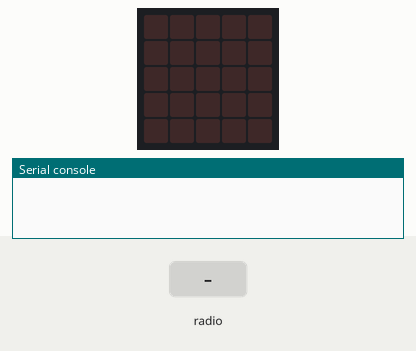
Recording of a program running on a simulated BBC micro:bit running MicroPython. Shown: the board's 5×5 LED display, the last lines printed to the serial console. Inputs (shaded band) come from the test bench. Random numbers come from a fixed seed; no radio messages arrive unless stated (any console line starting 'radio sent:' is added by the test bench); the 48×5 strip is a reading aid, not a part: it shows the text the display is scrolling, unrolled, one strip-width of it at a time.

Above: at 1.2 s.
1.3 s: radio message "1" arrives
At 1.8 s:
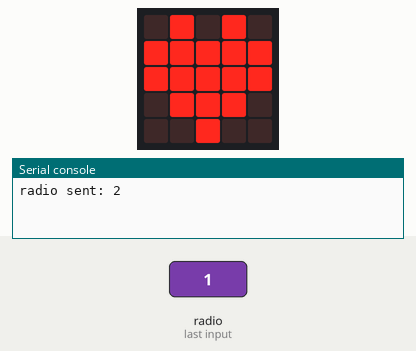
2.8 s: radio message "2" arrives
At 2.85 s:
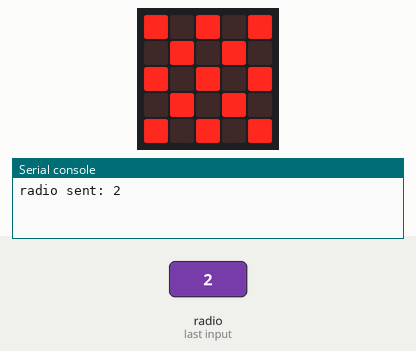
At 12.8 s:
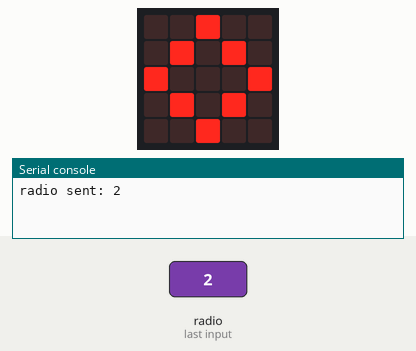

Measured:
- after the input at 1.3 s, the display: changes at once (image 1)
- after the input at 2.8 s, the display: changes at once (image 2)

The program:

microbit-3.py
```python
from microbit import *
import radio
import random
import utime
radio.on()
radioChannel=1
radio.config(group=radioChannel)
a=True
while a:
    transmit=radio.receive()
    if transmit=='1':
        a=False
        display.show(Image.HEART)

b=random.randint(0,9)
radio.send(str(b))

radio.config(group=10)
a=True
while a:
    transmitTwo=radio.receive()
    if transmitTwo=='1'or transmitTwo=='2' or transmitTwo=='3':
        a=False
        n=1


zero=Image("90909:"
    "09090:"
    "90909:"
    "09090:"
    "90909")

one=Image("00000:"
    "09090:"
    "09990:"
    "00900:"
    "00000")

two=Image("00900:"
    "09090:"
    "90009:"
    "09090:"
    "00900")

three=Image("00000:"
    "09990:"
    "09090:"
    "09990:"
    "0000")

four=Image("00000:"
    "99999:"
    "00000:"
    "99999:"
    "00000")

five=Image("09009:"
    "90090:"
    "00900:"
    "09009:"
    "90090")

six=Image("09090:"
    "09090:"
    "09090:"
    "09090:"
    "09090")

seven=Image("09090:"
    "09090:"
    "90009:"
    "09990:"
    "00000")

eight=Image("99909:"
    "90009:"
    "90909:"
    "90909:"
    "90909")

nine=Image("90909:"
    "09990:"
    "99999:"
    "09990:"
    "90909")


symbols=[zero,one,two,three,four,five,six,seven,eight,nine]
def cycle(c,symbols):
    for i in range(9):
        display.show(symbols,delay=100)
    display.show(symbols[c])

if n==1:
    cycle(b,symbols)

utime.sleep(4)

if transmitTwo=='2':
    display.scroll('win')
    utime.sleep(4)
    machine.reset()
elif transmitTwo=='3':
    display.scroll('big win')
    utime.sleep(4)
    machine.reset()
else:
    machine.reset()
```
